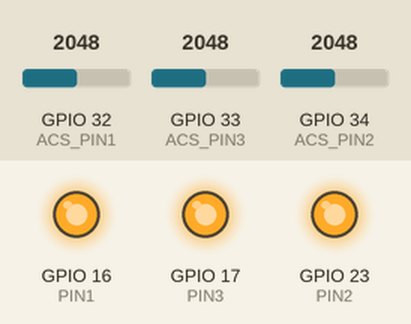
Recording of a sketch running on a simulated ESP32. Parts: output pins drawn as LEDs (lit = HIGH). The inputs (shaded band) are chosen by the test bench; at power-on: GPIO 32 (ACS_PIN1) = 2048, GPIO 33 (ACS_PIN3) = 2048, GPIO 34 (ACS_PIN2) = 2048. What the sketch prints to the serial monitor is not drawn.

Above: at 6.6 s.
At 10.7 s:
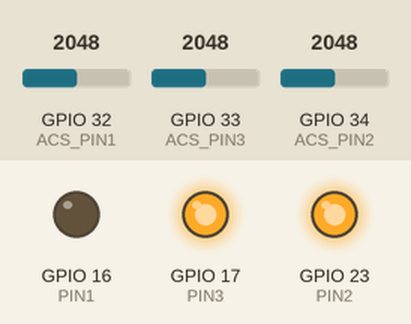
Timing chart, 0 to 14.1 s (numbered marks = the images above):
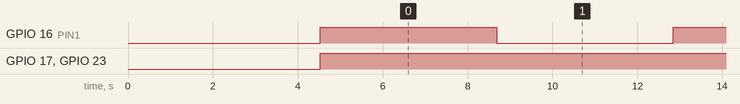

Measured:
- by itself, GPIO 16 (PIN1): alternates HIGH for 4.2 s and LOW for 4.2 s
- by itself, GPIO 17 (PIN3), GPIO 23 (PIN2): LOW → HIGH at 4.5 s

The sketch:

ACS712_ESP32.ino
```cpp
#include "ACS712_ESP32.h"

#define ACS_PIN1  32
#define ACS_PIN2  34
#define ACS_PIN3  33
#define PIN1      16
#define PIN2      23
#define PIN3      17
bool state1 = false, state2 = false, state3 = false;
ACS712 acsSensor1(ACS_PIN1, 3.3, 4095, 0.066); // Khởi tạo đối tượng ACS712 (30A)
ACS712 acsSensor2(ACS_PIN2, 3.3, 4095, 0.066); // Khởi tạo đối tượng ACS712 (30A)
ACS712 acsSensor3(ACS_PIN3, 3.3, 4095, 0.066); // Khởi tạo đối tượng ACS712 (30A)
void setup() {
  Serial.begin(115200);
  delay(2000); // Chờ ổn định hệ thống

  // Hiệu chuẩn cảm biến
  Serial.println("Calibrating...");
  acsSensor1.calibrateOffset();
  acsSensor2.calibrateOffset();
  acsSensor3.calibrateOffset();
  delay(1000);
  pinMode(PIN1, OUTPUT);
  pinMode(PIN2, OUTPUT);
  pinMode(PIN3, OUTPUT);
}

void loop() {
  // Đọc dòng điện
  digitalWrite(PIN1, state1 ? LOW : HIGH);
  digitalWrite(PIN2, state2 ? LOW : HIGH);
  digitalWrite(PIN3, state3 ? LOW : HIGH);
  float current1 = acsSensor1.readCurrent();
  float current2 = acsSensor2.readCurrent();
  float current3 = acsSensor3.readCurrent();
  Serial.print("Current1 (A): ");
  Serial.println(current1);
  Serial.print("Current2 (A): ");
  Serial.println(current2);
  Serial.print("Current3 (A): ");
  Serial.println(current3);
  Serial.println();
  state1 = !state1;
  //state2 = !state2;
  //state3 = !state3;
  /*if (state1)
  {
    acsSensor1.calibrateOffset();
  }
    if (state2)
  {
    acsSensor2.calibrateOffset();
  }
  if (state3)
  {
    acsSensor3.calibrateOffset();
  }*/
  delay(4000); // Đọc mỗi giây
}
```

ACS712_ESP32.cpp
```cpp
#include "ACS712_ESP32.h"

ACS712::ACS712(int pin, float vref, int adcMax, float sensitivity)
    : _pin(pin), _vref(vref), _adcMax(adcMax), _sensitivity(sensitivity), _offsetValue(0) {}

void ACS712::calibrateOffset(int numSamples) {
    _offsetValue = readAverageADC(numSamples);
    Serial.print("Calibrated Offset Value: ");
    Serial.println(_offsetValue);
}

int ACS712::readAverageADC(int numSamples) {
    long sum = 0;
    for (int i = 0; i < numSamples; i++) {
        sum += analogRead(_pin);
        delay(5);
    }
    return sum / numSamples;
}

float ACS712::readCurrent() {
    int adcValue = readAverageADC(10);
    Serial.print("ADC: ");
    Serial.println(adcValue);
    int adjustedValue = adcValue - _offsetValue;
    float voltage = (adjustedValue * _vref) / _adcMax;
    return (abs(voltage / _sensitivity) >= 0.55) ? abs(voltage / _sensitivity) : 0;
}
```

ACS712_ESP32.h
```cpp
#ifndef ACS712_ESP32_H
#define ACS712_ESP32_H

#include <Arduino.h>

class ACS712 {
public:
    // Constructor
    ACS712(int pin, float vref = 3.3, int adcMax = 4095, float sensitivity = 0.066);

    // Hàm hiệu chuẩn offset
    void calibrateOffset(int numSamples = 100);

    // Hàm đọc dòng điện
    float readCurrent();

private:
    int _pin;             // Chân ADC của cảm biến
    float _vref;          // Điện áp tham chiếu (ESP32 thường là 3.3V)
    int _adcMax;          // Độ phân giải ADC (ESP32 là 4095)
    float _sensitivity;   // Độ nhạy của ACS712 (30A = 66mV/A)
    int _offsetValue;     // Giá trị offset sau khi hiệu chuẩn

    // Hàm đọc giá trị ADC trung bình
    int readAverageADC(int numSamples = 100);
};

#endif // ACS712_H
```
